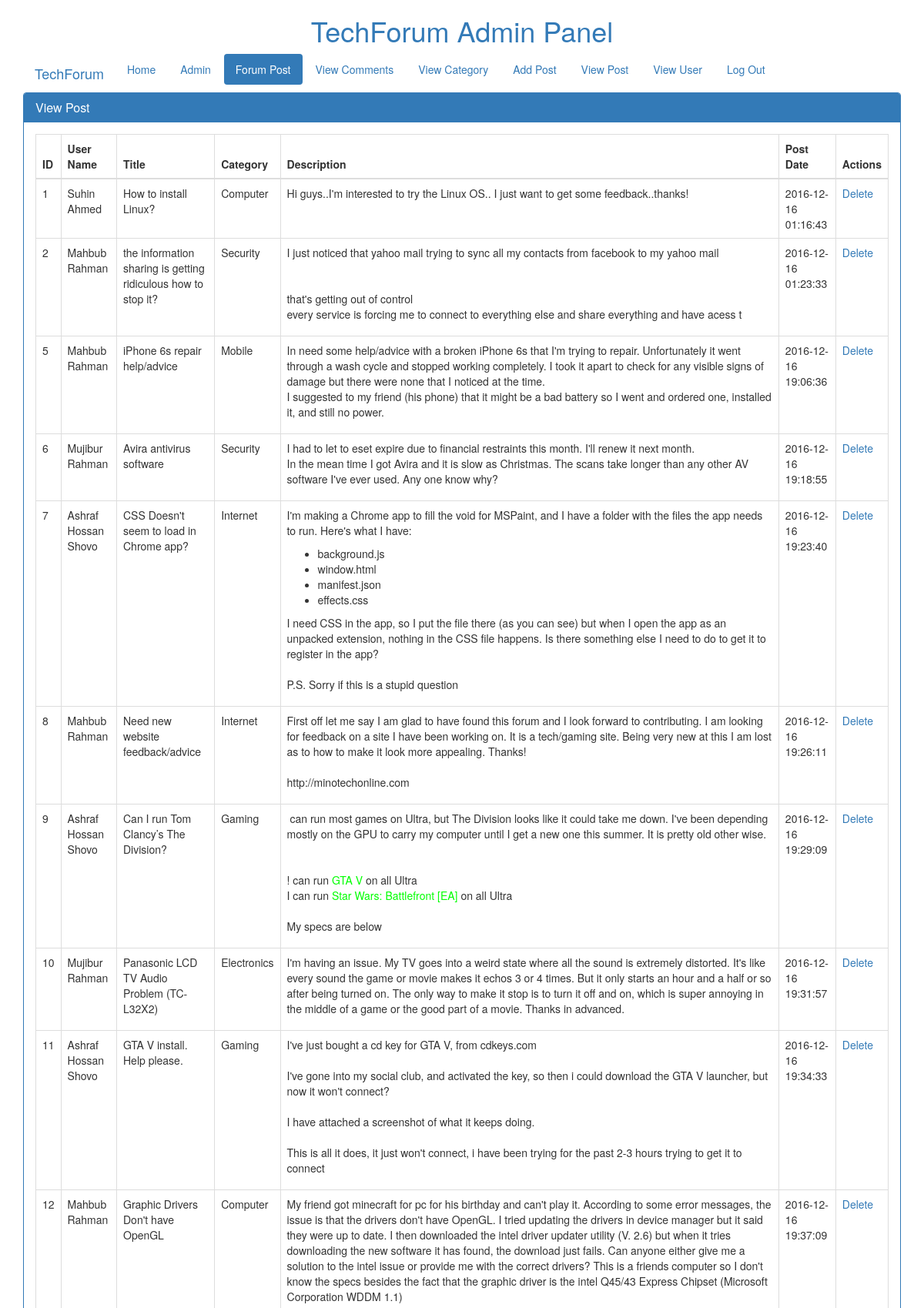
Page /admin/forum-post.php (upper part) on the committed database.
### tables this page shows
CREATE TABLE IF NOT EXISTS `forum` (
  `user_id` int(11) NOT NULL,
  `name` varchar(255) NOT NULL,
  `id` int(11) NOT NULL AUTO_INCREMENT,
  `title` varchar(255) NOT NULL,
  `category` varchar(255) NOT NULL,
  `description` varchar(12255) NOT NULL,
  `date` timestamp NOT NULL DEFAULT CURRENT_TIMESTAMP,
  `num_comments` int(11) NOT NULL DEFAULT '0',
  `visitor` int(11) NOT NULL DEFAULT '0',
  PRIMARY KEY (`id`)
);

### admin/forum-post.php (the view, shortened to what this page needs)
<!DOCTYPE html>
<html ln="eng">
<head>
<head>
	<link type="text/css" rel="stylesheet" href="../assets/bootstrap/css/bootstrap.min.css">
</head>
<body>
<center><h1 style="color:#337AB7">TechForum Admin Panel</h1></center>
<div class="container">
<a href="../TechForum.php" class="navbar-brand">TechForum</a>
	<ul class="nav nav-pills">
  		<li role="presentation"><a href="home.php">Home</a></li>
		<li role="presentation"><a href="admin.php">Admin</a></li>
		<li role="presentation" class="active"><a>Forum Post</a></li>
		<li role="presentation"><a href="viewcomment.php">View Comments</a></li>
		<li role="presentation"><a href="Category.php">View Category</a></li>
  		<li role="presentation"><a href="blog_post.php">Add Post</a></li>
  		<li role="presentation"><a href="viewpost.php">View Post</a></li>
  		<li role="presentation"><a href="viewuser.php">View User</a></li>
  		<li role="presentation"><a href="logout.php">Log Out</a></li>
	</ul>
	<div class="panel panel-primary">
		  <div class="panel-heading">
		    <h3 class="panel-title">View Post</h3>
		  </div>
		<div class="panel-body">
<?php
include '../config/db_connect.php';
$sql = "select * from forum";
$result = $con->query($sql);
$posts = array();
	while ($row = $result->fetch_assoc()) {
		$posts[] = array(
			'id' => $row['id'],
			'name' => $row['name'],
			'title' => $row['title'],
			'category' => $row['category'],
			'description' => $row['description'],
			'date' => $row['date']
		);
	}
?>
			<table class="table table-bordered">
			  	<thead>
			  		<th>ID</th>
			  		<th>User Name</th>
			  		<th>Title</th>
			  		<th>Category</th>
			  		<th>Description</th>
			  		<th>Post Date</th>
			  		<th>Actions</th>
			  	</thead>
			  	<tbody>
			  	<?php foreach ($posts as $post): ?>
			  		<tr>
			  			<td><?php echo $post['id']; ?></td>
				  		<td><?php echo $post['name']; ?></td>
				  		<td><?php echo $post['title']; ?></td>
				  		<td><?php echo $post['category']; ?></td>
				  		<td><?php echo $post['description']; ?></td>
				  		<td><?php echo $post['date']; ?></td>
				  		<td>
				  			<a href="javascript:delete_id5(<?php echo $post['id']; ?>)">Delete</a>
				  		</td>
			  		</tr>
			  	<?php endforeach; ?>
			  	</tbody>
			</table>
			</div>
		</div>
	</div>
</body>
</html>

### rows in the picture
forum: id "1", name "Suhin Ahmed", title "How to install Linux?", category "Computer", description "Hi guys..I'm interested to try the Linux OS.. I just want to get some feedback..thanks!", date "2016-12-16 01:16:43"
forum: id "2", name "Mahbub Rahman", title "the information sharing is getting ridiculous how to stop it?", category "Security", description "I just noticed that yahoo mail trying to sync all my contacts from facebook to my yahoo mail that's getting out of control every service is forcing me to connect to everything else and share everything and have acess t", date "2016-12-16 01:23:33"
forum: id "5", name "Mahbub Rahman", title "iPhone 6s repair help/advice", category "Mobile", description "In need some help/advice with a broken iPhone 6s that I'm trying to repair. Unfortunately it went through a wash cycle and stopped working completely. I took it apart to check for any visible signs of damage but there were none that I noticed at the time. I suggested to my friend (his phone) that it might be a bad battery so I went and ordered one, installed it, and still no power.", date "2016-12-16 19:06:36"
forum: id "6", name "Mujibur Rahman", title "Avira antivirus software", category "Security", description "I had to let to eset expire due to financial restraints this month. I'll renew it next month. In the mean time I got Avira and it is slow as Christmas. The scans take longer than any other AV software I've ever used. Any one know why?", date "2016-12-16 19:18:55"
forum: id "7", name "Ashraf Hossan Shovo", title "CSS Doesn't seem to load in Chrome app?", category "Internet", description "I'm making a Chrome app to fill the void for MSPaint, and I have a folder with the files the app needs to run. Here's what I have: background.js window.html manifest.json effects.css I need CSS in the app, so I put the file there (as you can see) but when I open the app as an unpacked extension, nothing in the CSS file happens. Is there something else I need to do to get it to register in the app? P.S. Sorry if this is a stupid question", date "2016-12-16 19:23:40"
forum: id "8", name "Mahbub Rahman", title "Need new website feedback/advice", category "Internet", description "First off let me say I am glad to have found this forum and I look forward to contributing. I am looking for feedback on a site I have been working on. It is a tech/gaming site. Being very new at this I am lost as to how to make it look more appealing. Thanks! http://minotechonline.com", date "2016-12-16 19:26:11"
forum: id "9", name "Ashraf Hossan Shovo", title "Can I run Tom Clancy’s The Division?", category "Gaming", description "can run most games on Ultra, but The Division looks like it could take me down. I've been depending mostly on the GPU to carry my computer until I get a new one this summer. It is pretty old other wise. ! can run GTA V on all Ultra I can run Star Wars: Battlefront [EA] on all Ultra My specs are below", date "2016-12-16 19:29:09"
forum: id "10", name "Mujibur Rahman", title "Panasonic LCD TV Audio Problem (TC-L32X2)", category "Electronics", description "I'm having an issue. My TV goes into a weird state where all the sound is extremely distorted. It's like every sound the game or movie makes it echos 3 or 4 times. But it only starts an hour and a half or so after being turned on. The only way to make it stop is to turn it off and on, which is super annoying in the middle of a game or the good part of a movie. Thanks in advanced.", date "2016-12-16 19:31:57"
forum: id "11", name "Ashraf Hossan Shovo", title "GTA V install. Help please.", category "Gaming", description "I've just bought a cd key for GTA V, from cdkeys.com I've gone into my social club, and activated the key, so then i could download the GTA V launcher, but now it won't connect? I have attached a screenshot of what it keeps doing. This is all it does, it just won't connect, i have been trying for the past 2-3 hours trying to get it to connect", date "2016-12-16 19:34:33"
forum: id "12", name "Mahbub Rahman", title "Graphic Drivers Don't have OpenGL", category "Computer", description "My friend got minecraft for pc for his birthday and can't play it. According to some error messages, the issue is that the drivers don't have OpenGL. I tried updating the drivers in device manager but it said they were up to date. I then downloaded the intel driver updater utility (V. 2.6) but when it tries downloading the new software it has found, the download just fails. Can anyone either give me a solution to the intel issue or provide me with the correct drivers? This is a friends computer so I don't know the specs besides the fact that the graphic driver is the intel Q45/43 Express Chipset (Microsoft Corporation WDDM 1.1)", date "2016-12-16 19:37:09"
